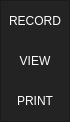
        <widget class="QFrame" name="frame_left_menu">
         <property name="minimumSize">
          <size>
           <width>70</width>
           <height>0</height>
          </size>
         </property>
         <property name="maximumSize">
          <size>
           <width>70</width>
           <height>16777215</height>
          </size>
         </property>
         <property name="styleSheet">
          <string notr="true">background-color: rgb(35, 35, 35);</string>
         </property>
         <property name="frameShape">
          <enum>QFrame::StyledPanel</enum>
         </property>
         <property name="frameShadow">
          <enum>QFrame::Raised</enum>
         </property>
         <layout class="QVBoxLayout" name="verticalLayout_3">
          <property name="leftMargin">
           <number>0</number>
          </property>
          <property name="topMargin">
           <number>0</number>
          </property>
          <property name="rightMargin">
           <number>0</number>
          </property>
          <property name="bottomMargin">
           <number>0</number>
          </property>
          <item alignment="Qt::AlignTop">
           <widget class="QFrame" name="frame_top_menus">
            <property name="frameShape">
             <enum>QFrame::NoFrame</enum>
            </property>
            <property name="frameShadow">
             <enum>QFrame::Raised</enum>
            </property>
            <layout class="QVBoxLayout" name="verticalLayout_4">
             <property name="spacing">
              <number>0</number>
             </property>
             <property name="leftMargin">
              <number>0</number>
             </property>
             <property name="topMargin">
              <number>0</number>
             </property>
             <property name="rightMargin">
              <number>0</number>
             </property>
             <property name="bottomMargin">
              <number>0</number>
             </property>
             <item>
              <widget class="QPushButton" name="btn_page_1">
               <property name="minimumSize">
                <size>
                 <width>0</width>
                 <height>40</height>
                </size>
               </property>
               <property name="styleSheet">
                <string notr="true">QPushButton {
	color: rgb(255, 255, 255);
	background-color: rgb(35, 35, 35);
	border: 0px solid;
	font: 87 9pt &quot;Arial Black&quot;;
}
QPushButton:hover {
	background-color: rgb(85, 170, 255);
}
QPushButton:pressed { 
background-color: rgb(85, 170, 255);

 }</string>
               </property>
               <property name="text">
                <string>RECORD</string>
               </property>
              </widget>
             </item>
             <item>
              <widget class="QPushButton" name="btn_page_2">
               <property name="minimumSize">
                <size>
                 <width>0</width>
                 <height>40</height>
                </size>
               </property>
               <property name="styleSheet">
                <string notr="true">QPushButton {
	color: rgb(255, 255, 255);
	background-color: rgb(35, 35, 35);
	border: 0px solid;
	font: 87 9pt &quot;Arial Black&quot;;
}
QPushButton:hover {
	background-color: rgb(85, 170, 255);
}
QPushButton:pressed { 
background-color: rgb(85, 170, 255);

 }</string>
               </property>
               <property name="text">
                <string>VIEW</string>
               </property>
              </widget>
             </item>
             <item>
              <widget class="QPushButton" name="btn_page_3">
               <property name="minimumSize">
                <size>
                 <width>0</width>
                 <height>40</height>
                </size>
               </property>
               <property name="styleSheet">
                <string notr="true">QPushButton {
	color: rgb(255, 255, 255);
	background-color: rgb(35, 35, 35);
	border: 0px solid;
font: 87 9pt &quot;Arial Black&quot;;
}
QPushButton:hover {
	background-color: rgb(85, 170, 255);
}
QPushButton:pressed { 
background-color: rgb(85, 170, 255);

 }</string>
               </property>
               <property name="text">
                <string>PRINT</string>
               </property>
              </widget>
             </item>
            </layout>
           </widget>
          </item>
         </layout>
        </widget>
